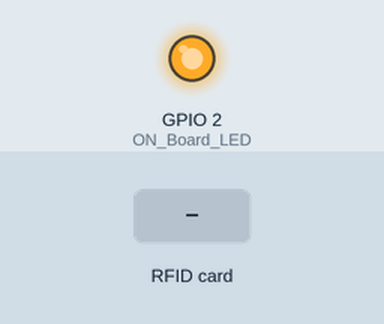
The sketch below on a simulated ESP8266 (NodeMCU). Shown: output pins drawn as LEDs (lit = HIGH). The test bench sets the inputs (shaded band). WiFi joins after 1.5 s; servers stay silent unless stated; uploads are accepted with an empty reply; what the sketch prints to the serial monitor is not drawn.

Above: at 3.3 s.
3.4 s: RFID card 5E 7A 19 C4 held to the reader
At 4.3 s:
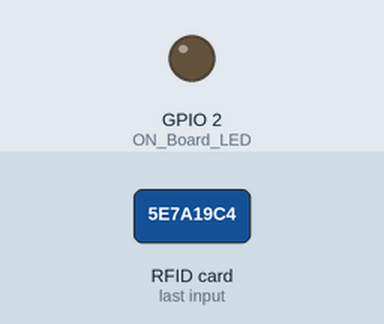
Timing chart, 0 to 6.4 s (numbered marks = the images above; inputs shaded):
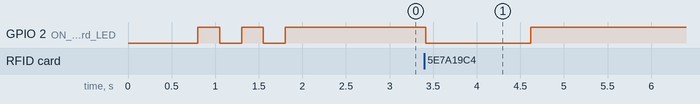

Measured:
- after the input at 3.4 s, GPIO 2 (ON_Board_LED): HIGH → LOW at once, → HIGH 1.2 s later

The sketch:

RFID_2GET.ino
```cpp
/*
# # # # # # # # # # # # # # # # # # # # # # # # # # # # # # # # # # #  #
# RFID MFRC522 / RC522 Library : Basado en el proyecto de miguelbalboa #
#                                                                      #
#                 Installation :                                       #
# NodeMCU ESP8266/ESP12E    RFID MFRC522 / RC522                       #
#         D2       <---------->   SDA/SS                               #
#         D5       <---------->   SCK                                  #
#         D7       <---------->   MOSI                                 #
#         D6       <---------->   MISO                                 #
#         GND      <---------->   GND                                  #
#         D1       <---------->   RST                                  #
#         3V/3V3   <---------->   3.3V                                 #
# # # # # # # # # # # # # # # # # # # # # # # # # # # # # # # # # # #  #
*/
#include <ESP8266WiFi.h>
#include <ESP8266WebServer.h>
#include <ESP8266HTTPClient.h>
#include <SPI.h>
#include <MFRC522.h>
#define SS_PIN 4  //--> SDA / SS is connected to pinout D2 GPIO4
#define RST_PIN 5  //--> RST is connected to pinout D1 GPIO5
#define ON_Board_LED 2  //--> Defining an On Board LED

const char* ssid = "Wifired_f";
const char* password = "HEPoLXe5dF";

MFRC522 mfrc522(SS_PIN, RST_PIN);  //--> Create MFRC522 instance.
ESP8266WebServer server(80);  //--> Server on port 80

int readsuccess;
byte readcard[4];
char str[32] = "";
String StrUID;

//----------------------------------SETUP----------------------------------//
void setup() {
  Serial.begin(9600);   //--> Initialize serial communications with the PC
  SPI.begin();          //--> Init SPI bus
  mfrc522.PCD_Init();   //--> Init MFRC522 card

  delay(500);

  WiFi.begin(ssid, password); //--> Connect to your WiFi router
  Serial.println("");

  pinMode(ON_Board_LED,OUTPUT);
  digitalWrite(ON_Board_LED, HIGH); //--> Turn off Led On Board

  Serial.print("Connecting");
  while (WiFi.status() != WL_CONNECTED) {
    Serial.print(".");
    digitalWrite(ON_Board_LED, LOW);
    delay(250);
    digitalWrite(ON_Board_LED, HIGH);
    delay(250);
  }
  digitalWrite(ON_Board_LED, HIGH); //--> Turn off the On Board LED when it is connected to the wifi router.
  Serial.println("");
  Serial.print("Successfully connected to : ");
  Serial.println(ssid);
  Serial.print("IP address: ");
  Serial.println(WiFi.localIP());
  Serial.println("Please tag a card or keychain to see the UID !");
  Serial.println("");
}
//---------------------------------------LOOP----------------------------------------------------------//
void loop() {
  // put your main code here, to run repeatedly
  readsuccess = getid();

  if(readsuccess) {
    digitalWrite(ON_Board_LED, LOW);
    HTTPClient http;    //Declare object of class HTTPClient

    String UIDresultSend, postData;
    UIDresultSend = StrUID;
    //---------------------------------------------------------
    //GET Data
    String  getData = "?UIDresult=" + UIDresultSend;
    String  Link = "http://192.168.1.103/RFID/acceso.php" + getData;
    http.begin(Link);     //Specify request destination
    int httpCode = http.GET();            //Send the request
    String payload = http.getString();    //Get the response payload
    //---------------------------------------------------------
    //Post Data
    // postData = "UIDresult=" + UIDresultSend;
    //http.begin("http://192.168.1.103/prueba/post.php");  //Specify request destination
    //http.addHeader("Content-Type", "application/x-www-form-urlencoded"); //Specify content-type header
    //int httpCode = http.POST(postData);   //Send the request
     //---------------------------------------------------------
     if(httpCode>0){
      String payload = http.getString();    //Obtener respuesta
      Serial.println(UIDresultSend);
      Serial.println(httpCode);              //Print return code
      Serial.println(payload);               //Print request answer
    } else {
      Serial.print("Error on sending POST: ");
      Serial.println(httpCode);
    }
    //Serial.println(UIDresultSend);
    //Serial.println(httpCode);   //Print HTTP return code
    //Serial.println(payload);    // Mostrar respuesta por serial

    http.end();  //Close connection
    delay(1000);
  digitalWrite(ON_Board_LED, HIGH);
  }
}
//---------------------------------------------------------
int getid() {

  if(!mfrc522.PICC_IsNewCardPresent()) {
    return 0;
  }
  if(!mfrc522.PICC_ReadCardSerial()) {
    return 0;
  }

  Serial.print("THE UID OF THE SCANNED CARD IS : ");

  for(int i=0;i<4;i++){
    readcard[i]=mfrc522.uid.uidByte[i]; //storing the UID of the tag in readcard
    array_to_string(readcard, 4, str);
    StrUID = str;
  }
  mfrc522.PICC_HaltA();
  return 1;
}
//---------------------------------------------------------
void array_to_string(byte array[], unsigned int len, char buffer[]) {
    for (unsigned int i = 0; i < len; i++)
    {
        byte nib1 = (array[i] >> 4) & 0x0F;
        byte nib2 = (array[i] >> 0) & 0x0F;
        buffer[i*2+0] = nib1  < 0xA ? '0' + nib1  : 'A' + nib1  - 0xA;
        buffer[i*2+1] = nib2  < 0xA ? '0' + nib2  : 'A' + nib2  - 0xA;
    }
    buffer[len*2] = '\0';
}
//---------------------------------------------------------
```
